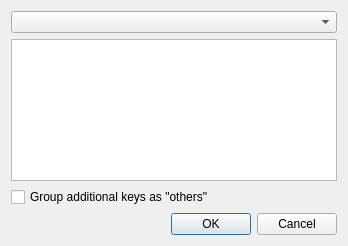
<?xml version="1.0" encoding="UTF-8"?>
<ui version="4.0">
 <class>Dialog</class>
 <widget class="QDialog" name="Dialog">
  <property name="geometry">
   <rect>
    <x>0</x>
    <y>0</y>
    <width>348</width>
    <height>246</height>
   </rect>
  </property>
  <property name="windowTitle">
   <string>Dialog</string>
  </property>
  <layout class="QVBoxLayout" name="verticalLayout_2">
   <item>
    <widget class="QComboBox" name="comboBox"/>
   </item>
   <item>
    <widget class="QTextEdit" name="textEdit">
     <property name="readOnly">
      <bool>true</bool>
     </property>
    </widget>
   </item>
   <item>
    <widget class="QCheckBox" name="checkBox">
     <property name="text">
      <string>Group additional keys as &quot;others&quot;</string>
     </property>
    </widget>
   </item>
   <item>
    <widget class="QDialogButtonBox" name="buttonBox">
     <property name="orientation">
      <enum>Qt::Horizontal</enum>
     </property>
     <property name="standardButtons">
      <set>QDialogButtonBox::Cancel|QDialogButtonBox::Ok</set>
     </property>
    </widget>
   </item>
  </layout>
 </widget>
 <resources/>
 <connections>
  <connection>
   <sender>buttonBox</sender>
   <signal>accepted()</signal>
   <receiver>Dialog</receiver>
   <slot>accept()</slot>
   <hints>
    <hint type="sourcelabel">
     <x>248</x>
     <y>254</y>
    </hint>
    <hint type="destinationlabel">
     <x>157</x>
     <y>274</y>
    </hint>
   </hints>
  </connection>
  <connection>
   <sender>buttonBox</sender>
   <signal>rejected()</signal>
   <receiver>Dialog</receiver>
   <slot>reject()</slot>
   <hints>
    <hint type="sourcelabel">
     <x>316</x>
     <y>260</y>
    </hint>
    <hint type="destinationlabel">
     <x>286</x>
     <y>274</y>
    </hint>
   </hints>
  </connection>
 </connections>
</ui>
